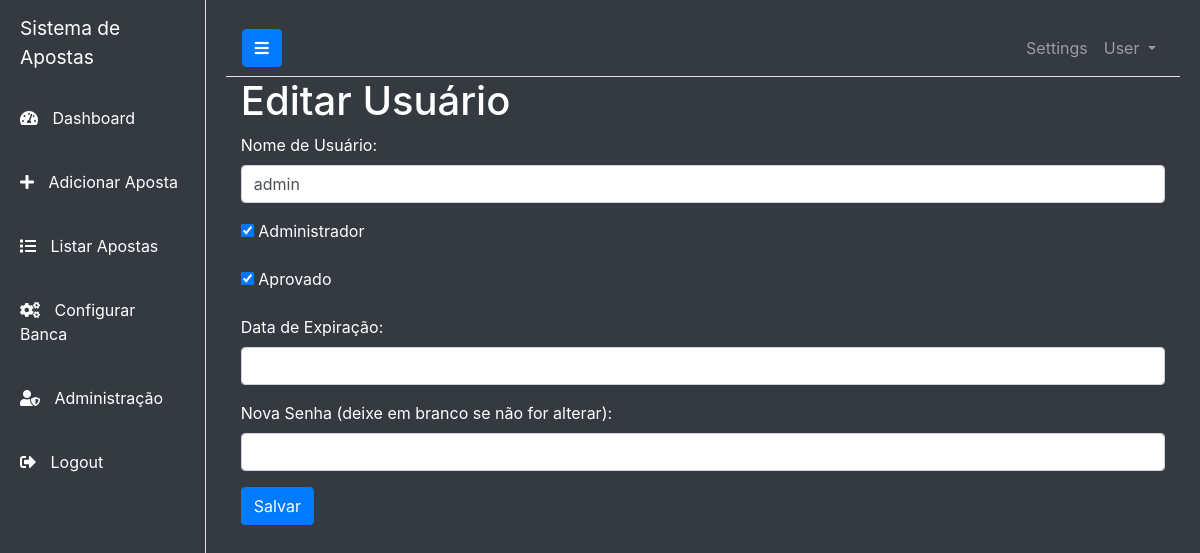
Screenshot of /edit_user/1 (signed in) with the database file from the repository.
### app.py (models this page shows)
class User(db.Model, UserMixin):
    id = db.Column(db.Integer, primary_key=True)
    username = db.Column(db.String(150), unique=True, nullable=False)
    password = db.Column(db.String(150), nullable=False)
    is_admin = db.Column(db.Boolean, default=False)
    is_approved = db.Column(db.Boolean, nullable=False, default=False)
    approval_expiry = db.Column(db.DateTime, nullable=True)
    apostas = db.relationship('Aposta', backref='user', lazy=True)
    bancas = db.relationship('Banca', backref='user', lazy=True)

### app.py (the view, shortened to what this page needs)
@app.route('/edit_user/<int:user_id>', methods=['GET', 'POST'])
@admin_required
def edit_user(user_id):
    user = User.query.get_or_404(user_id)
    return render_template('edit_user.html', user=user)

### app.py (called while the page is built)
@login_manager.user_loader
def load_user(user_id):
    return User.query.get(int(user_id))

def admin_required(f):
    @wraps(f)
    def decorated_function(*args, **kwargs):
        if not current_user.is_authenticated or not current_user.is_admin:
            flash("Acesso não autorizado.", "danger")
            return redirect(url_for('dashboard'))
        return f(*args, **kwargs)
    return decorated_function

### templates/edit_user.html (shortened to what this page needs)
{% extends "layout.html" %}
{% block content %}
<h1>Editar Usuário</h1>
<form method="POST">
    <div class="form-group">
        <label for="username">Nome de Usuário:</label>
        <input type="text" class="form-control" id="username" name="username" value="{{ user.username }}" required>
    </div>
    <div class="form-group">
        <input type="checkbox" id="is_admin" name="is_admin" {% if user.is_admin %}checked{% endif %}>
        <label for="is_admin">Administrador</label>
    </div>
    <div class="form-group">
        <input type="checkbox" id="is_approved" name="is_approved" {% if user.is_approved %}checked{% endif %}>
        <label for="is_approved">Aprovado</label>
    </div>
    <div class="form-group">
        <label for="approval_expiry">Data de Expiração:</label>
        <input type="text" class="form-control datepicker" id="approval_expiry" name="approval_expiry" value="{% if user.approval_expiry %}{{ user.approval_expiry.strftime('%d/%m/%Y %H:%M') }}{% endif %}">
    </div>
    <div class="form-group">
        <label for="new_password">Nova Senha (deixe em branco se não for alterar):</label>
        <input type="password" class="form-control" id="new_password" name="new_password">
    </div>
    <button type="submit" class="btn btn-primary">Salvar</button>
</form>
{% endblock %}

### static/css/style.css (style rules this page uses)
body { overflow-x: hidden; background-color: #2d2d2d; color: white; }

### rows the page displays
User: username "admin", is_admin "☑", is_approved "☑"
